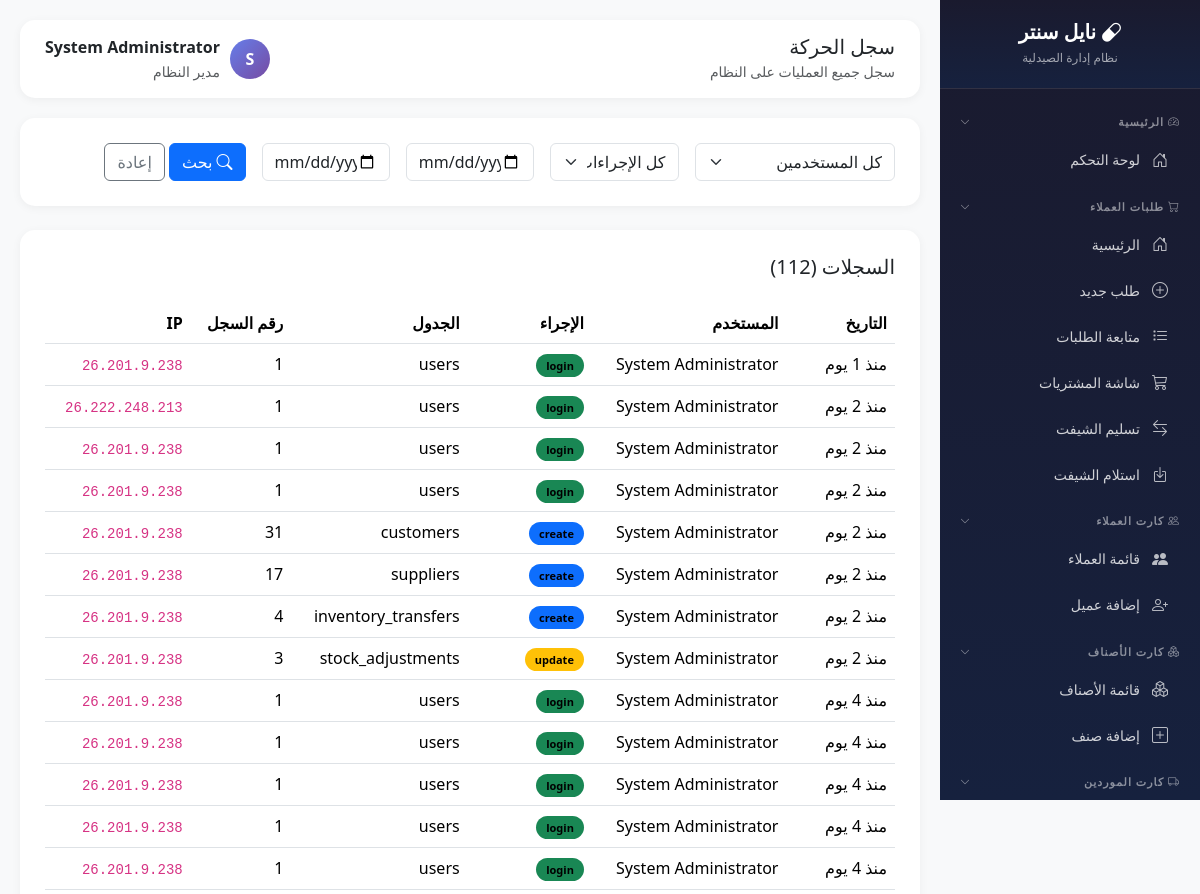
/modules/customer-requests/activity-log.php (signed in, upper part), run on an earlier commit of the app's database.
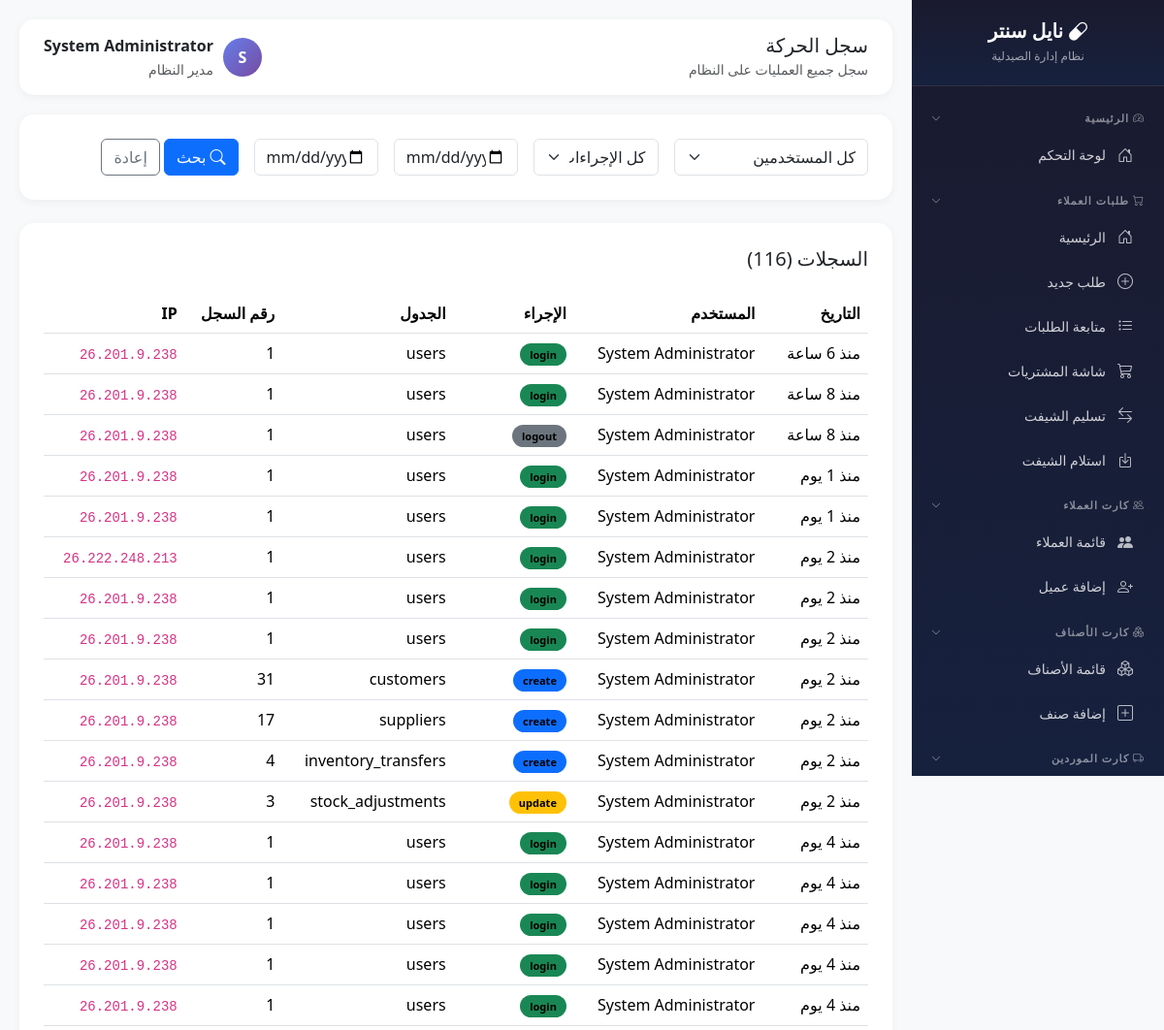
And on a later commit of the database.
### tables this page shows
CREATE TABLE `activity_logs` (
  `id` int(11) NOT NULL,
  `user_id` int(11) DEFAULT NULL,
  `user_name` varchar(100) DEFAULT NULL,
  `action` varchar(50) NOT NULL,
  `table_name` varchar(50) DEFAULT NULL,
  `record_id` int(11) DEFAULT NULL,
  `old_value` text DEFAULT NULL,
  `new_value` text DEFAULT NULL,
  `ip_address` varchar(50) DEFAULT NULL,
  `created_at` timestamp NOT NULL DEFAULT current_timestamp()
);

CREATE TABLE `users` (
  `id` int(11) NOT NULL,
  `username` varchar(50) NOT NULL,
  `password` varchar(255) NOT NULL,
  `full_name` varchar(100) NOT NULL,
  `role` enum('admin','pharmacist','purchaser','cashier') DEFAULT 'pharmacist',
  `branch_code` varchar(20) DEFAULT NULL,
  `phone` varchar(20) DEFAULT NULL,
  `is_active` tinyint(1) DEFAULT 1,
  `last_login` datetime DEFAULT NULL,
  `created_at` timestamp NOT NULL DEFAULT current_timestamp(),
  `updated_at` timestamp NOT NULL DEFAULT current_timestamp() ON UPDATE current_timestamp()
);

### core/config.php (called while the page is built, shortened)
<?php
function timeAgo($datetime) {
    $time = strtotime($datetime);
    $now = time();
    $diff = $now - $time;
    if ($diff < 86400) return 'منذ ' . floor($diff / 3600) . ' ساعة';
    if ($diff < 604800) return 'منذ ' . floor($diff / 86400) . ' يوم';
    return date('Y-m-d', $time);
}

### modules/customer-requests/activity-log.php (the view, shortened to what this page needs)
<?php
require_once __DIR__ . '/../../core/config.php';
$db = getDB();
$date_from = $_GET['date_from'] ?? '';
$date_to = $_GET['date_to'] ?? '';
$sql = "SELECT al.*, u.full_name as user_name
        FROM activity_logs al
        LEFT JOIN users u ON al.user_id = u.id
        WHERE 1=1";
$params = [];
$sql .= " ORDER BY al.created_at DESC LIMIT 500";
$stmt = $db->prepare($sql);
$stmt->execute($params);
$logs = $stmt->fetchAll();
$page_title = 'سجل الحركة';
?>
<!DOCTYPE html>
<html lang="ar" dir="rtl">
<head>
    <link href="https://cdn.jsdelivr.net/npm/bootstrap@5.3.2/dist/css/bootstrap.rtl.min.css" rel="stylesheet">
    <link href="https://cdn.jsdelivr.net/npm/bootstrap-icons@1.11.1/font/bootstrap-icons.css" rel="stylesheet">
</head>
<body>
 <?php require_once __DIR__ . '/../../includes/sidebar.php'; ?>
    <div class="main-content">
        <div class="topbar">
            <div><h5 class="mb-0"><?= $page_title ?></h5><small class="text-muted">سجل جميع العمليات على النظام</small></div>
            <div class="d-flex align-items-center">
                <div class="user-avatar" style="width:40px;height:40px;border-radius:50%;background:linear-gradient(135deg, var(--primary), var(--secondary));color:white;display:flex;align-items:center;justify-content:center;font-weight:700;margin-left:10px;"><?= mb_substr($_SESSION['user_name'], 0, 1) ?></div>
                <div><div class="fw-bold"><?= $_SESSION['user_name'] ?></div><small class="text-muted"><?= $_SESSION['user_role'] === 'admin' ? 'مدير النظام' : 'صيدلي' ?></small></div>
            </div>
        </div>
        <div class="content-card mb-4">
            <form method="GET" class="row g-3">
                <div class="col-md-3">
                    <select class="form-select" name="user">
                        <option value="">كل المستخدمين</option>
                    </select>
                </div>
                <div class="col-md-2">
                    <select class="form-select" name="action">
                        <option value="">كل الإجراءات</option>
                    </select>
                </div>
                <div class="col-md-2">
                    <input type="date" class="form-control" name="date_from" value="<?= $date_from ?>" placeholder="من">
                </div>
                <div class="col-md-2">
                    <input type="date" class="form-control" name="date_to" value="<?= $date_to ?>" placeholder="إلى">
                </div>
                <div class="col-md-3">
                    <button type="submit" class="btn btn-primary"><i class="bi bi-search me-1"></i>بحث</button>
                    <a href="activity-log.php" class="btn btn-outline-secondary">إعادة</a>
                </div>
            </form>
        </div>
        <div class="content-card">
            <h5 class="mb-4">السجلات (<?= count($logs) ?>)</h5>
            <div class="table-responsive">
                <table class="table table-hover">
                    <thead>
                        <tr>
                            <th>التاريخ</th>
                            <th>المستخدم</th>
                            <th>الإجراء</th>
                            <th>الجدول</th>
                            <th>رقم السجل</th>
                            <th>IP</th>
                        </tr>
                    </thead>
                    <tbody>
                        <?php foreach ($logs as $log): ?>
                        <tr class="log-row">
                            <td><?= timeAgo($log['created_at']) ?></td>
                            <td><?= $log['user_name'] ?? 'System' ?></td>
                            <td>
                                <span class="action-badge bg-<?=
                                    $log['action'] === 'login' ? 'success' :
                                    ($log['action'] === 'logout' ? 'secondary' :
                                    ($log['action'] === 'create' ? 'primary' :
                                    ($log['action'] === 'update' ? 'warning' :
                                    ($log['action'] === 'delete' ? 'danger' : 'info')))) ?>">
                                    <?= $log['action'] ?>
                                </span>
                            </td>
                            <td><?= $log['table_name'] ?? '-' ?></td>
                            <td><?= $log['record_id'] ?? '-' ?></td>
                            <td><code><?= $log['ip_address'] ?></code></td>
                        </tr>
                        <?php endforeach; ?>
                    </tbody>
                </table>
            </div>
        </div>
    </div>
</body>
</html>

### includes/sidebar.php (shortened to what this page needs)
<?php
$request_uri = $_SERVER['REQUEST_URI'] ?? '';
$script_name = $_SERVER['SCRIPT_NAME'] ?? '';
$script_parts = explode('/', trim($script_name, '/'));
$project_name = '';
if (count($script_parts) > 0) {
    $project_name = $script_parts[0];
}
$protocol = isset($_SERVER['HTTPS']) && $_SERVER['HTTPS'] === 'on' ? 'https' : 'http';
$host = $_SERVER['HTTP_HOST'] ?? 'localhost';
$base_url = $protocol . '://' . $host;
if (!empty($project_name)) {
    $base_url .= '/' . $project_name;
}
$current_page = basename($script_name);
$current_uri = $request_uri;
$is_customers = strpos($current_uri, '/customers/') !== false;
$is_products = strpos($current_uri, '/products/') !== false;
$is_suppliers = strpos($current_uri, '/suppliers/') !== false;
$is_customer_requests = strpos($current_uri, '/customer-requests/') !== false;
$is_admin = strpos($current_uri, '/admin/') !== false;
?>
<div class="sidebar">
    <div class="sidebar-brand">
        <h4><i class="bi bi-capsule"></i> نايل سنتر</h4>
        <small>نظام إدارة الصيدلية</small>
    </div>
    <div class="nav-menu">
        <div class="sidebar-heading" onclick="toggleSection(this)">
            <span><i class="bi bi-speedometer2"></i> الرئيسية</span>
            <i class="bi bi-chevron-down toggle-icon"></i>
        </div>
        <div class="sidebar-section">
            <div class="nav-item">
                <a href="<?= $base_url ?>/index.php" class="nav-link <?= $current_page === 'index.php' && !$is_customers && !$is_products && !$is_suppliers && !$is_customer_requests && !$is_admin ? 'active' : '' ?>">
                    <i class="bi bi-house-door"></i> لوحة التحكم
                </a>
            </div>
        </div>
        <div class="sidebar-heading" onclick="toggleSection(this)">
            <span><i class="bi bi-cart"></i> طلبات العملاء</span>
            <i class="bi bi-chevron-down toggle-icon"></i>
        </div>
        <div class="sidebar-section">
            <div class="nav-item">
                <a href="<?= $base_url ?>/modules/customer-requests/index.php" class="nav-link <?= $is_customer_requests && $current_page === 'index.php' ? 'active' : '' ?>">
                    <i class="bi bi-house-door"></i> الرئيسية
                </a>
            </div>
            <div class="nav-item">
                <a href="<?= $base_url ?>/modules/customer-requests/new-order.php" class="nav-link <?= $current_page === 'new-order.php' ? 'active' : '' ?>">
                    <i class="bi bi-plus-circle"></i> طلب جديد
                </a>
            </div>
            <div class="nav-item">
                <a href="<?= $base_url ?>/modules/customer-requests/orders.php" class="nav-link <?= $current_page === 'orders.php' ? 'active' : '' ?>">
                    <i class="bi bi-list-task"></i> متابعة الطلبات
                </a>
            </div>
            <div class="nav-item">
                <a href="<?= $base_url ?>/modules/customer-requests/purchases.php" class="nav-link <?= $current_page === 'purchases.php' ? 'active' : '' ?>">
                    <i class="bi bi-cart3"></i> شاشة المشتريات
                </a>
            </div>
            <div class="nav-item">
                <a href="<?= $base_url ?>/modules/customer-requests/shift-handover.php" class="nav-link <?= $current_page === 'shift-handover.php' ? 'active' : '' ?>">
                    <i class="bi bi-arrow-left-right"></i> تسليم الشيفت
                </a>
            </div>
            <div class="nav-item">
                <a href="<?= $base_url ?>/modules/customer-requests/shift-receive.php" class="nav-link <?= $current_page === 'shift-receive.php' ? 'active' : '' ?>">
                    <i class="bi bi-box-arrow-in-down"></i> استلام الشيفت
                </a>
            </div>
        </div>
        <div class="sidebar-heading" onclick="toggleSection(this)">
            <span><i class="bi bi-people"></i> كارت العملاء</span>
            <i class="bi bi-chevron-down toggle-icon"></i>
        </div>
        <div class="sidebar-section">
            <div class="nav-item">
                <a href="<?= $base_url ?>/modules/customers/index.php" class="nav-link <?= $is_customers && in_array($current_page, ['index.php', 'view.php', 'edit.php', 'statement.php']) ? 'active' : '' ?>">
                    <i class="bi bi-people-fill"></i> قائمة العملاء
                </a>
            </div>
            <div class="nav-item">
                <a href="<?= $base_url ?>/modules/customers/create.php" class="nav-link <?= $is_customers && $current_page === 'create.php' ? 'active' : '' ?>">
                    <i class="bi bi-person-plus"></i> إضافة عميل
                </a>
            </div>
        </div>
        <div class="sidebar-heading" onclick="toggleSection(this)">
            <span><i class="bi bi-boxes"></i> كارت الأصناف</span>
            <i class="bi bi-chevron-down toggle-icon"></i>
        </div>
        <div class="sidebar-section">
            <div class="nav-item">
                <a href="<?= $base_url ?>/modules/products/index.php" class="nav-link <?= $is_products && in_array($current_page, ['index.php', 'view.php', 'edit.php']) ? 'active' : '' ?>">
                    <i class="bi bi-boxes"></i> قائمة الأصناف
                </a>
            </div>
            <div class="nav-item">
                <a href="<?= $base_url ?>/modules/products/create.php" class="nav-link <?= $is_products && $current_page === 'create.php' ? 'active' : '' ?>">
                    <i class="bi bi-plus-square"></i> إضافة صنف
                </a>
            </div>
        </div>
        <div class="sidebar-heading" onclick="toggleSection(this)">
            <span><i class="bi bi-truck"></i> كارت الموردين</span>
            <i class="bi bi-chevron-down toggle-icon"></i>
        </div>
        <div class="sidebar-section">
            <div class="nav-item">
                <a href="<?= $base_url ?>/modules/suppliers/index.php" class="nav-link <?= $is_suppliers && in_array($current_page, ['index.php', 'view.php', 'edit.php', 'statement.php']) ? 'active' : '' ?>">
                </a>
            </div>
        </div>
    </div>
</div>

### modules/customer-requests/activity-log.php (style rules this page uses)
:root { --primary: #667eea; --secondary: #764ba2; }
body { background: #f8f9fa; font-family: 'Segoe UI', Tahoma, Geneva, Verdana, sans-serif; }
.sidebar { background: linear-gradient(180deg, #1a1a2e 0%, #16213e 100%); min-height: 100vh; position: fixed; right: 0; top: 0; width: 260px; z-index: 1000; }
.sidebar-brand { padding: 20px; text-align: center; border-bottom: 1px solid rgba(255,255,255,0.1); }
.sidebar-brand h4 { color: white; margin: 0; font-weight: 700; }
.nav-menu { padding: 15px 0; }
.nav-link { color: rgba(255,255,255,0.8); padding: 12px 20px; display: flex; align-items: center; transition: all 0.3s; text-decoration: none; }
.nav-link i { width: 25px; margin-left: 10px; font-size: 18px; }
.main-content { margin-right: 260px; padding: 20px; }
.topbar { background: white; border-radius: 15px; padding: 15px 25px; margin-bottom: 20px; box-shadow: 0 2px 10px rgba(0,0,0,0.05); display: flex; justify-content: space-between; align-items: center; }
.content-card { background: white; border-radius: 15px; padding: 25px; box-shadow: 0 2px 10px rgba(0,0,0,0.05); }
.log-row { transition: all 0.2s; }
.action-badge { padding: 4px 10px; border-radius: 15px; font-size: 11px; font-weight: 600; }

### includes/sidebar.php (style rules this page uses)
.sidebar { background: linear-gradient(180deg, #1a1a2e 0%, #16213e 100%); min-height: 100vh; position: fixed; right: 0; top: 0; width: 260px; z-index: 1000; color: #fff; overflow-y: auto; overflow-x: hidden; max-height: 100vh; padding-bottom: 20px; }
.sidebar-brand { padding: 20px; text-align: center; border-bottom: 1px solid rgba(255,255,255,0.1); color: #fff; position: sticky; top: 0; background: linear-gradient(180deg, #1a1a2e 0%, #16213e 100%); z-index: 10; }
.sidebar-brand h4 { margin: 0; font-size: 20px; }
.sidebar-brand small { color: rgba(255,255,255,0.6); font-size: 12px; }
.nav-menu { padding: 10px 0; }
.sidebar-heading { color: rgba(255,255,255,0.5); font-size: 11px; text-transform: uppercase; letter-spacing: 1px; padding: 15px 20px 5px; font-weight: 600; cursor: pointer; display: flex; justify-content: space-between; align-items: center; transition: color 0.3s; }
.sidebar-heading i.toggle-icon { font-size: 10px; transition: transform 0.3s; }
.sidebar-section { overflow: hidden; transition: max-height 0.3s ease; }
.nav-item { margin: 2px 0; }
.nav-link { color: rgba(255,255,255,0.8); padding: 10px 20px; display: flex; align-items: center; transition: all 0.3s; border-radius: 8px; margin: 2px 10px; text-decoration: none; font-size: 14px; }
.nav-link i { margin-left: 10px; font-size: 16px; color: rgba(255,255,255,0.7); width: 20px; text-align: center; }

What changed in the data, as far as the page shows it:
added activity_logs: created_at "منذ 6 ساعة", user.full_name "System Administrator", action "login", table_name "users", record "1", ip_address "26.201.9.238"
added activity_logs: created_at "منذ 8 ساعة", user.full_name "System Administrator", action "login", table_name "users", record "1", ip_address "26.201.9.238"
added activity_logs: created_at "منذ 8 ساعة", user.full_name "System Administrator", action "logout", table_name "users", record "1", ip_address "26.201.9.238"
added activity_logs: created_at "منذ 1 يوم", user.full_name "System Administrator", action "login", table_name "users", record "1", ip_address "26.201.9.238"
Also different on the page:
count($logs): "112" → "116"
